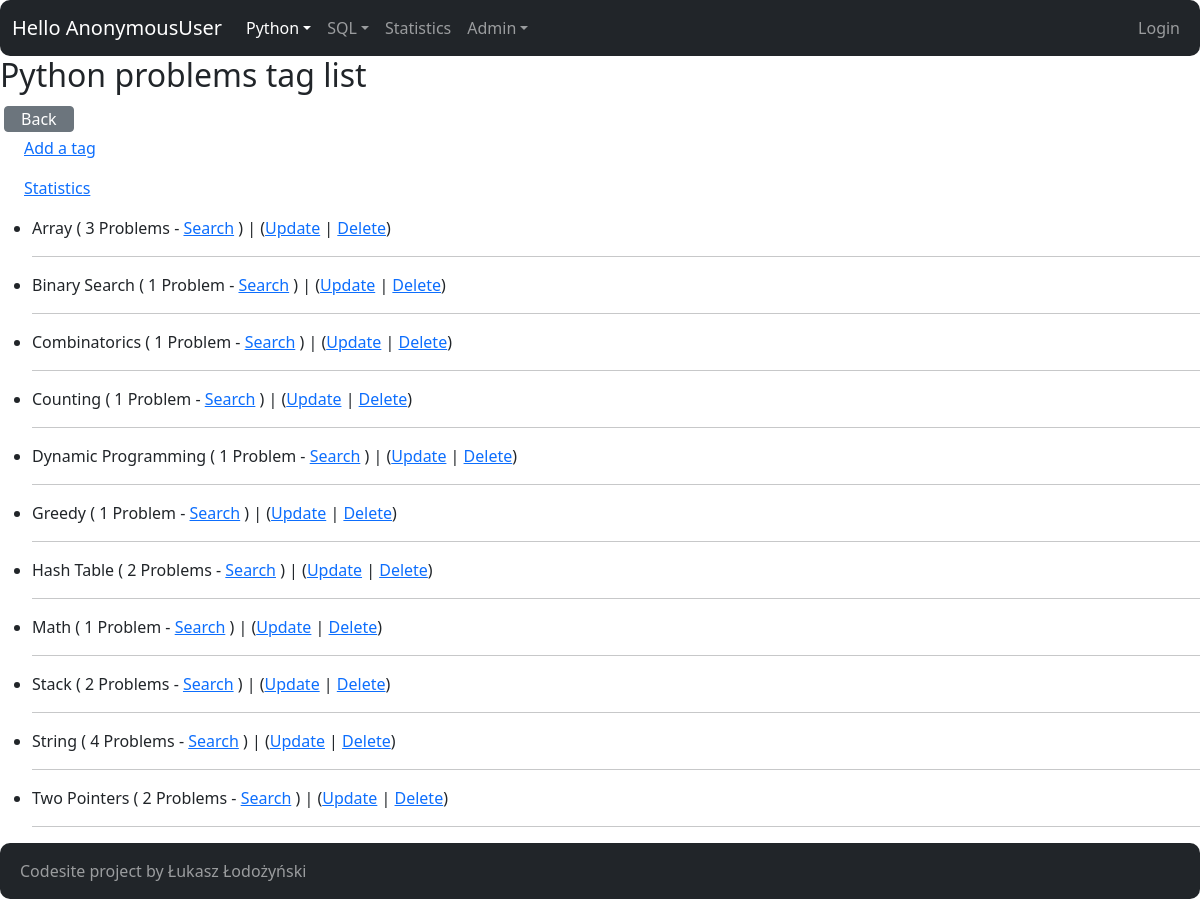
Page /python/tag/ on the committed database.
### python_problems/models.py (models this page shows, shortened)
class Tag(models.Model):
    name = models.CharField(max_length=20)
    class Meta:
        ordering = ("name", )

### python_problems/views.py (the view)
# urls.py: path("tag/", views.TagIndexView.as_view(), name="tag-index"),
class TagIndexView(ListView):
    model = Tag

### core/context_processors.py (called while the page is built)
def settings(request):
    return {
        'settings': django_settings,
    }

### python_problems/templates/python_problems/tag_list.html (shortened to what this page needs)
{% extends "core/base.html" %}
{% block content %}
    <h2>Python problems tag list</h2>
    <a href="{% url 'python_problems:index' %}"
       class="btn btn-secondary px-3 py-0 m-1">Back</a>
    <p>
        <a href="create/" class="ms-4">Add a tag</a>
    </p>
    <p>
        <a href="{% url 'python_problems:tag-graph' %}" class="ms-4">Statistics</a>
    </p>
    {% if tag_list %}
        <ul>
            {% for tag in tag_list %}
                <li>
                    {{ tag.name }} (
                    {% if tag.problem_set.count == 1 %}
                        1 Problem - <a href="{% url 'python_problems:index' %}?query={{ tag.name }}">Search</a>
                    {% else %}
                        {{ tag.problem_set.count }} Problems - <a href="{% url 'python_problems:index' %}?query={{ tag.name }}">Search</a>
                    {% endif %}
                    ) |
                    (<a href="{% url 'python_problems:tag-update' tag.id %}">Update</a> |
                    <a href="{% url 'python_problems:tag-delete' tag.id %}">Delete</a>)
                    <hr>
                </li>
            {% endfor %}
        </ul>
    {% else %}
        <p>No python problems available.</p>
    {% endif %}
{% endblock content %}

### rows in the picture
Tag: name "Array", problem_set.count "3"
Tag: name "Binary Search"
Tag: name "Combinatorics"
Tag: name "Counting"
Tag: name "Dynamic Programming"
Tag: name "Greedy"
Tag: name "Hash Table", problem_set.count "2"
Tag: name "Math"
Tag: name "Stack", problem_set.count "2"
Tag: name "String", problem_set.count "4"
Tag: name "Two Pointers", problem_set.count "2"

### other values in the picture
{{ request.user }} "AnonymousUser"
{{ settings.APP_NAME }} "Codesite"
